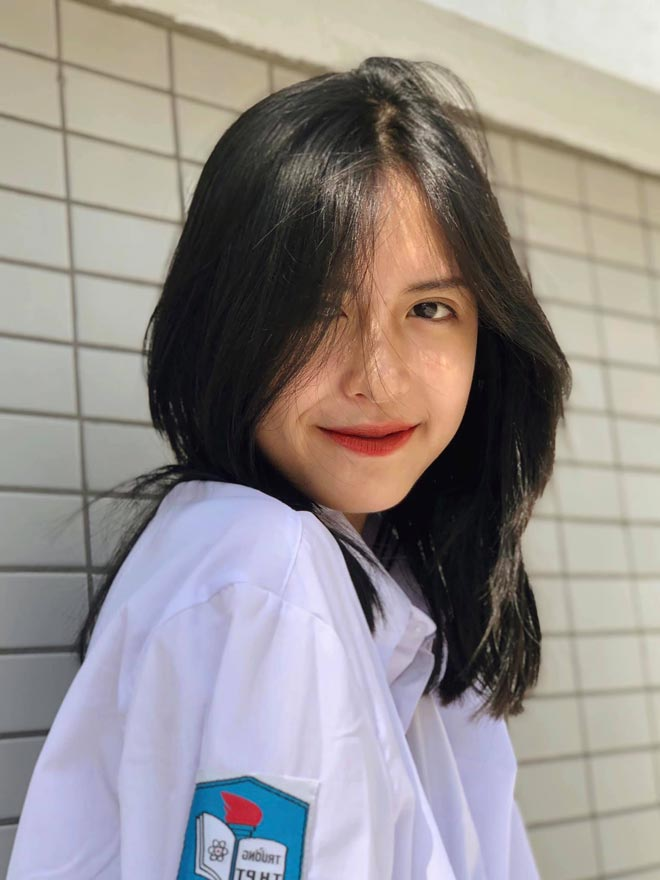
#> input picture learn/python/basic/anh.png, 660 x 880 px, found by its file name
$ python bai14_docanh.py
#> lines starting #> are read from the running program, lines starting #| are printed output that depends on the picture
import cv2
#doc anh
#doc anh che do den tramg cv2.IMREAD_ANYDEPTH
h = cv2.imread("python/basic/anh.png", cv2.IMREAD_ANYDEPTH)
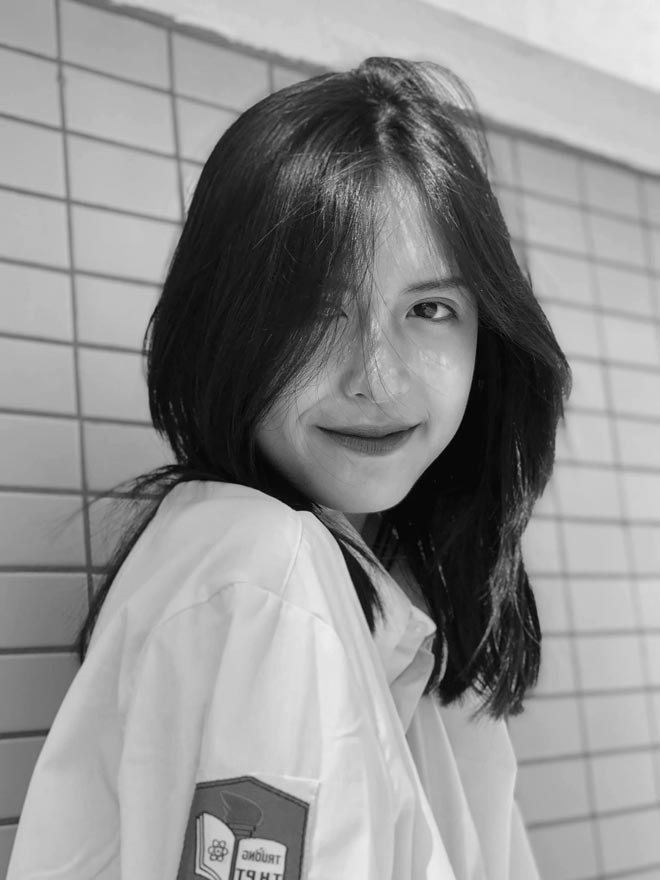
#> h: shape (880, 660); min 0, max 238, mean 144.3

#show anh
cv2.imshow("anh",h)
#dung man hinh
cv2.waitKey()

#donng man hinh
cv2.destroyAllWindows()
